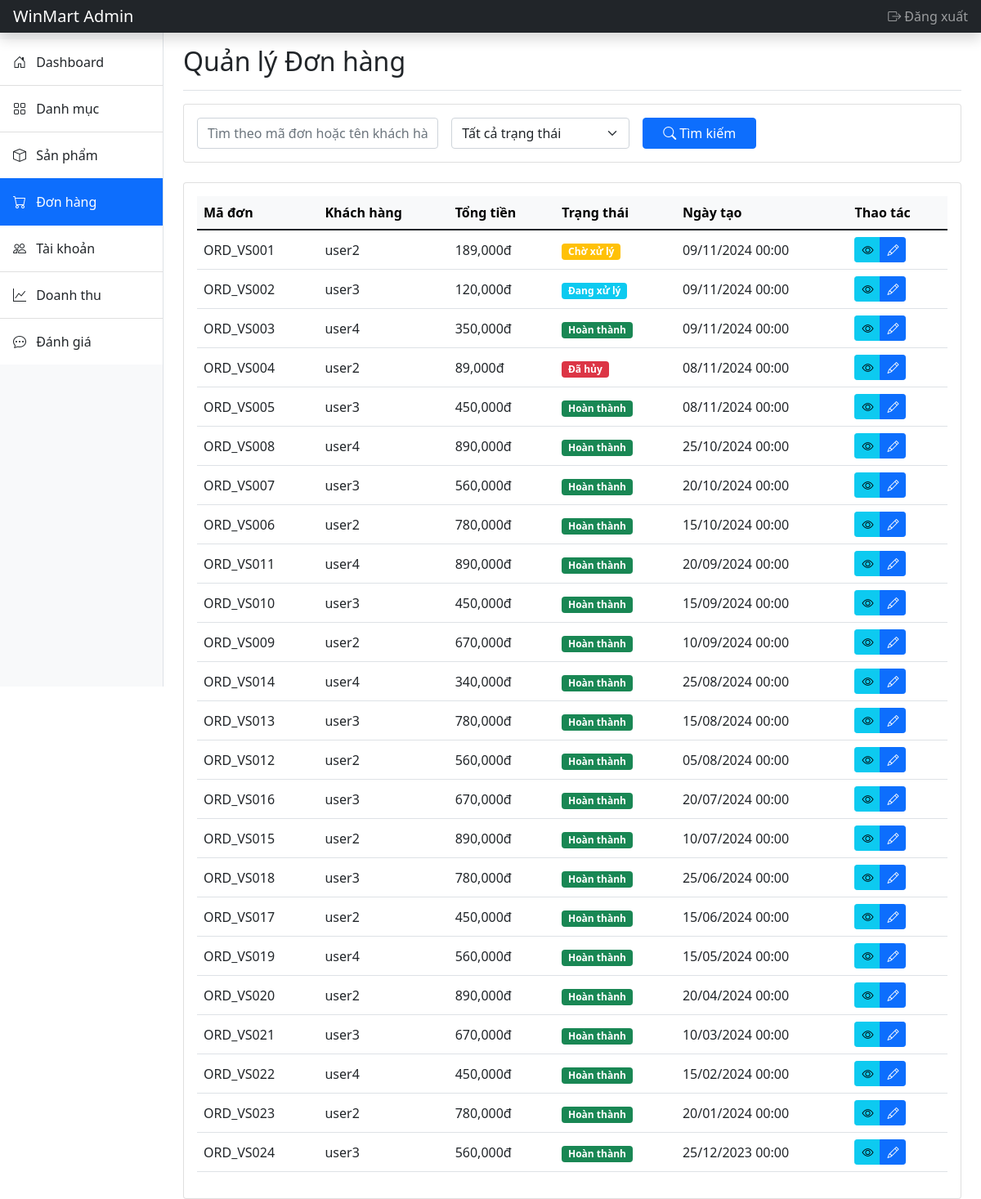
/orders/index.php (signed in), run on the app's committed database.
### tables this page shows
CREATE TABLE `orders`(
    `id` BIGINT NOT NULL AUTO_INCREMENT PRIMARY KEY,
    `code` VARCHAR(255) NOT NULL,
    `user_id` BIGINT NOT NULL,
    `address` VARCHAR(255) NOT NULL,
    `note` TEXT NOT NULL,
    `status` VARCHAR(255) NOT NULL,
    `total_price` FLOAT(53) NOT NULL,
    `created_at` BIGINT NOT NULL
);

CREATE TABLE `user`(
    `id` BIGINT NOT NULL AUTO_INCREMENT PRIMARY KEY,
    `username` VARCHAR(255) NOT NULL,
    `fullname` VARCHAR(255) NOT NULL,
    `password` VARCHAR(255) NOT NULL,
    `email` VARCHAR(255) NOT NULL,
    `phone` VARCHAR(255) NOT NULL,
    `address` VARCHAR(255) NOT NULL,
    `role_id` BIGINT NOT NULL,
    `created_at` DATE NOT NULL
);

### orders/index.php (the view, shortened to what this page needs)
<?php
require_once '../config/db.php';
include '../includes/header.php';
include '../includes/sidebar.php';
$where = "1=1";
$sql = "SELECT o.*, u.username
        FROM orders o
        LEFT JOIN user u ON o.user_id = u.id
        WHERE $where
        ORDER BY o.created_at DESC";
$result = $conn->query($sql);
?>
<main class="col-md-9 ms-sm-auto col-lg-10 px-md-4">
    <div class="d-flex justify-content-between flex-wrap flex-md-nowrap align-items-center pt-3 pb-2 mb-3 border-bottom">
        <h1 class="h2">Quản lý Đơn hàng</h1>
    </div>
    <div class="card mb-4">
        <div class="card-body">
            <form method="GET" class="row g-3">
                <div class="col-md-4">
                    <input type="text" class="form-control" name="search"
                           placeholder="Tìm theo mã đơn hoặc tên khách hàng..."
                           value="<?= isset($_GET['search']) ? htmlspecialchars($_GET['search']) : '' ?>">
                </div>
                <div class="col-md-3">
                    <select name="status" class="form-select">
                        <option value="">Tất cả trạng thái</option>
                    </select>
                </div>
                <div class="col-md-2">
                    <button type="submit" class="btn btn-primary w-100">
                        <i class="bi bi-search"></i> Tìm kiếm
                    </button>
                </div>
            </form>
        </div>
    </div>
    <div class="card">
        <div class="card-body">
            <div class="table-responsive">
                <table class="table table-hover align-middle">
                    <thead class="table-light">
                        <tr>
                            <th>Mã đơn</th>
                            <th>Khách hàng</th>
                            <th>Tổng tiền</th>
                            <th>Trạng thái</th>
                            <th>Ngày tạo</th>
                            <th>Thao tác</th>
                        </tr>
                    </thead>
                    <tbody>
                        <?php if($result->num_rows > 0): ?>
                            <?php while($row = $result->fetch_assoc()): ?>
                                <tr>
                                    <td><?= htmlspecialchars($row['code']) ?></td>
                                    <td><?= htmlspecialchars($row['username']) ?></td>
                                    <td><?= number_format($row['total_price']) ?>đ</td>
                                    <td>
                                        <?php
                                        $status_class = '';
                                        $status_text = '';
                                        switch($row['status']) {
                                            case 'pending':
                                                $status_class = 'warning';
                                                $status_text = 'Chờ xử lý';
                                                break;
                                            case 'processing':
                                                $status_class = 'info';
                                                $status_text = 'Đang xử lý';
                                                break;
                                            case 'completed':
                                                $status_class = 'success';
                                                $status_text = 'Hoàn thành';
                                                break;
                                            case 'cancelled':
                                                $status_class = 'danger';
                                                $status_text = 'Đã hủy';
                                                break;
                                        }
                                        ?>
                                        <span class="badge bg-<?= $status_class ?>"><?= $status_text ?></span>
                                    </td>
                                    <td><?= date('d/m/Y H:i', $row['created_at']) ?></td>
                                    <td>
                                        <div class="btn-group">
                                            <button class="btn btn-sm btn-info" onclick="viewOrder(<?= $row['id'] ?>)">
                                                <i class="bi bi-eye"></i>
                                            </button>
                                            <button class="btn btn-sm btn-primary" onclick="updateStatus(<?= $row['id'] ?>)">
                                                <i class="bi bi-pencil"></i>
                                            </button>
                                        </div>
                                    </td>
                                </tr>
                            <?php endwhile; ?>
                        <?php else: ?>
                            <tr>
                                <td colspan="6" class="text-center">Không có dữ liệu</td>
                            </tr>
                        <?php endif; ?>
                    </tbody>
                </table>
            </div>
        </div>
    </div>
</main>
<?php include '../includes/footer.php'; ?>

### data on the page
orders: code "ORD_VS001", user.username "user2", total_price "189,000", status "Chờ xử lý", created_at "09/11/2024 00:00"
orders: code "ORD_VS002", user.username "user3", total_price "120,000", status "Đang xử lý", created_at "09/11/2024 00:00"
orders: code "ORD_VS003", user.username "user4", total_price "350,000", status "Hoàn thành", created_at "09/11/2024 00:00"
orders: code "ORD_VS004", user.username "user2", total_price "89,000", status "Đã hủy", created_at "08/11/2024 00:00"
orders: code "ORD_VS005", user.username "user3", total_price "450,000", status "Hoàn thành", created_at "08/11/2024 00:00"
orders: code "ORD_VS008", user.username "user4", total_price "890,000", status "Hoàn thành", created_at "25/10/2024 00:00"
orders: code "ORD_VS007", user.username "user3", total_price "560,000", status "Hoàn thành", created_at "20/10/2024 00:00"
orders: code "ORD_VS006", user.username "user2", total_price "780,000", status "Hoàn thành", created_at "15/10/2024 00:00"
orders: code "ORD_VS011", user.username "user4", total_price "890,000", status "Hoàn thành", created_at "20/09/2024 00:00"
orders: code "ORD_VS010", user.username "user3", total_price "450,000", status "Hoàn thành", created_at "15/09/2024 00:00"
orders: code "ORD_VS009", user.username "user2", total_price "670,000", status "Hoàn thành", created_at "10/09/2024 00:00"
orders: code "ORD_VS014", user.username "user4", total_price "340,000", status "Hoàn thành", created_at "25/08/2024 00:00"
orders: code "ORD_VS013", user.username "user3", total_price "780,000", status "Hoàn thành", created_at "15/08/2024 00:00"
orders: code "ORD_VS012", user.username "user2", total_price "560,000", status "Hoàn thành", created_at "05/08/2024 00:00"
orders: code "ORD_VS016", user.username "user3", total_price "670,000", status "Hoàn thành", created_at "20/07/2024 00:00"
orders: code "ORD_VS015", user.username "user2", total_price "890,000", status "Hoàn thành", created_at "10/07/2024 00:00"
orders: code "ORD_VS018", user.username "user3", total_price "780,000", status "Hoàn thành", created_at "25/06/2024 00:00"
orders: code "ORD_VS017", user.username "user2", total_price "450,000", status "Hoàn thành", created_at "15/06/2024 00:00"
orders: code "ORD_VS019", user.username "user4", total_price "560,000", status "Hoàn thành", created_at "15/05/2024 00:00"
orders: code "ORD_VS020", user.username "user2", total_price "890,000", status "Hoàn thành", created_at "20/04/2024 00:00"
orders: code "ORD_VS021", user.username "user3", total_price "670,000", status "Hoàn thành", created_at "10/03/2024 00:00"
orders: code "ORD_VS022", user.username "user4", total_price "450,000", status "Hoàn thành", created_at "15/02/2024 00:00"
orders: code "ORD_VS023", user.username "user2", total_price "780,000", status "Hoàn thành", created_at "20/01/2024 00:00"
orders: code "ORD_VS024", user.username "user3", total_price "560,000", status "Hoàn thành", created_at "25/12/2023 00:00"
